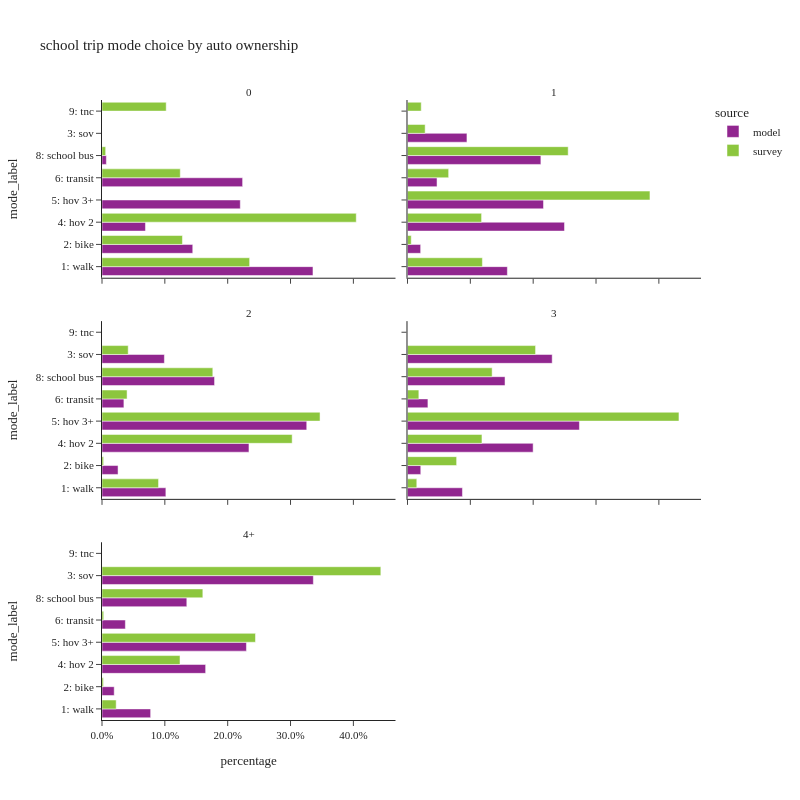

Write notebook code for a chart like this one.
### Code cell
plot_mode_choice(sc_trip.loc[sc_trip['auto_ownership_4+']!="-1"],"auto_ownership_4+",
                 {"auto_ownership_4+":["0","1","2","3","4+"],
                  "tmodetp_label":["1: walk","2: bike","3: sov","4: hov 2","5: hov 3+","6: transit",
                                   "8: school bus","9: otherÃ¢â‚¬â€œsurvey only"]},
                 "auto ownership",2,800)

### Figure 1 — Plotly figure (JSON) as saved in the notebook; plotly's stock layout.template omitted (floating-point values rounded to 4 significant figures)
{"data": [{"alignmentgroup": "True", "customdata": [[7637], [3285], [1573], [5006], [5090], [158]], "hovertemplate": "source=model<br>auto_ownership_4+=0<br>percentage=%{x}<br>mode_label=%{y}<br>sample count=%{customdata[0]}<extra></extra>", "legendgroup": "model", "marker": {"color": "#91268F", "pattern": {"shape": ""}}, "name": "model", "offsetgroup": "model", "orientation": "h", "showlegend": true, "textposition": "auto", "type": "bar", "x": [0.3357, 0.1444, 0.06915, 0.2201, 0.2237, 0.006945], "xaxis": "x5", "y": ["1: walk", "2: bike", "4: hov 2", "5: hov 3+", "6: transit", "8: school bus"], "yaxis": "y5"}, {"alignmentgroup": "True", "customdata": [[19198], [2530], [11430], [30178], [26146], [5679], [25640]], "hovertemplate": "source=model<br>auto_ownership_4+=1<br>percentage=%{x}<br>mode_label=%{y}<br>sample count=%{customdata[0]}<extra></extra>", "legendgroup": "model", "marker": {"color": "#91268F", "pattern": {"shape": ""}}, "name": "model", "offsetgroup": "model", "orientation": "h", "showlegend": false, "textposition": "auto", "type": "bar", "x": [0.1589, 0.02094, 0.09462, 0.2498, 0.2164, 0.04701, 0.2122], "xaxis": "x6", "y": ["1: walk", "2: bike", "3: sov", "4: hov 2", "5: hov 3+", "6: transit", "8: school bus"], "yaxis": "y6"}, {"alignmentgroup": "True", "customdata": [[28957], [7277], [28284], [66631], [92828], [9931], [51031]], "hovertemplate": "source=model<br>auto_ownership_4+=2<br>percentage=%{x}<br>mode_label=%{y}<br>sample count=%{customdata[0]}<extra></extra>", "legendgroup": "model", "marker": {"color": "#91268F", "pattern": {"shape": ""}}, "name": "model", "offsetgroup": "model", "orientation": "h", "showlegend": false, "textposition": "auto", "type": "bar", "x": [0.1016, 0.02554, 0.09926, 0.2338, 0.3258, 0.03485, 0.1791], "xaxis": "x3", "y": ["1: walk", "2: bike", "3: sov", "4: hov 2", "5: hov 3+", "6: transit", "8: school bus"], "yaxis": "y3"}, {"alignmentgroup": "True", "customdata": [[13484], [3259], [35510], [30833], [42193], [5013], [23934]], "hovertemplate": "source=model<br>auto_ownership_4+=3<br>percentage=%{x}<br>mode_label=%{y}<br>sample count=%{customdata[0]}<extra></extra>", "legendgroup": "model", "marker": {"color": "#91268F", "pattern": {"shape": ""}}, "name": "model", "offsetgroup": "model", "orientation": "h", "showlegend": false, "textposition": "auto", "type": "bar", "x": [0.08743, 0.02113, 0.2302, 0.1999, 0.2736, 0.0325, 0.1552], "xaxis": "x4", "y": ["1: walk", "2: bike", "3: sov", "4: hov 2", "5: hov 3+", "6: transit", "8: school bus"], "yaxis": "y4"}, {"alignmentgroup": "True", "customdata": [[6569], [1649], [28547], [13999], [19509], [3157], [11456]], "hovertemplate": "source=model<br>auto_ownership_4+=4+<br>percentage=%{x}<br>mode_label=%{y}<br>sample count=%{customdata[0]}<extra></extra>", "legendgroup": "model", "marker": {"color": "#91268F", "pattern": {"shape": ""}}, "name": "model", "offsetgroup": "model", "orientation": "h", "showlegend": false, "textposition": "auto", "type": "bar", "x": [0.07739, 0.01943, 0.3363, 0.1649, 0.2298, 0.03719, 0.135], "xaxis": "x", "y": ["1: walk", "2: bike", "3: sov", "4: hov 2", "5: hov 3+", "6: transit", "8: school bus"], "yaxis": "y"}, {"alignmentgroup": "True", "customdata": [[15], [1], [2], [7], [2], [2]], "hovertemplate": "source=survey<br>auto_ownership_4+=0<br>percentage=%{x}<br>mode_label=%{y}<br>sample count=%{customdata[0]}<extra></extra>", "legendgroup": "survey", "marker": {"color": "#8CC63E", "pattern": {"shape": ""}}, "name": "survey", "offsetgroup": "survey", "orientation": "h", "showlegend": true, "textposition": "auto", "type": "bar", "x": [0.2349, 0.128, 0.4046, 0.1246, 0.005833, 0.1022], "xaxis": "x5", "y": ["1: walk", "2: bike", "4: hov 2", "6: transit", "8: school bus", "9: tnc"], "yaxis": "y5"}, {"alignmentgroup": "True", "customdata": [[37], [9], [8], [28], [35], [16], [37], [1]], "hovertemplate": "source=survey<br>auto_ownership_4+=1<br>percentage=%{x}<br>mode_label=%{y}<br>sample count=%{customdata[0]}<extra></extra>", "legendgroup": "survey", "marker": {"color": "#8CC63E", "pattern": {"shape": ""}}, "name": "survey", "offsetgroup": "survey", "orientation": "h", "showlegend": false, "textposition": "auto", "type": "bar", "x": [0.1192, 0.005959, 0.02811, 0.1179, 0.3858, 0.06549, 0.2557, 0.02187], "xaxis": "x6", "y": ["1: walk", "2: bike", "3: sov", "4: hov 2", "5: hov 3+", "6: transit", "8: school bus", "9: tnc"], "yaxis": "y6"}, {"alignmentgroup": "True", "customdata": [[42], [8], [13], [99], [94], [12], [71]], "hovertemplate": "source=survey<br>auto_ownership_4+=2<br>percentage=%{x}<br>mode_label=%{y}<br>sample count=%{customdata[0]}<extra></extra>", "legendgroup": "survey", "marker": {"color": "#8CC63E", "pattern": {"shape": ""}}, "name": "survey", "offsetgroup": "survey", "orientation": "h", "showlegend": false, "textposition": "auto", "type": "bar", "x": [0.08996, 0.002538, 0.0417, 0.3026, 0.347, 0.03991, 0.1763], "xaxis": "x3", "y": ["1: walk", "2: bike", "3: sov", "4: hov 2", "5: hov 3+", "6: transit", "8: school bus"], "yaxis": "y3"}, {"alignmentgroup": "True", "customdata": [[4], [3], [18], [19], [28], [1], [17]], "hovertemplate": "source=survey<br>auto_ownership_4+=3<br>percentage=%{x}<br>mode_label=%{y}<br>sample count=%{customdata[0]}<extra></extra>", "legendgroup": "survey", "marker": {"color": "#8CC63E", "pattern": {"shape": ""}}, "name": "survey", "offsetgroup": "survey", "orientation": "h", "showlegend": false, "textposition": "auto", "type": "bar", "x": [0.0148, 0.07819, 0.2038, 0.1185, 0.432, 0.01808, 0.1347], "xaxis": "x4", "y": ["1: walk", "2: bike", "3: sov", "4: hov 2", "5: hov 3+", "6: transit", "8: school bus"], "yaxis": "y4"}, {"alignmentgroup": "True", "customdata": [[1], [1], [12], [4], [4], [2], [6]], "hovertemplate": "source=survey<br>auto_ownership_4+=4+<br>percentage=%{x}<br>mode_label=%{y}<br>sample count=%{customdata[0]}<extra></extra>", "legendgroup": "survey", "marker": {"color": "#8CC63E", "pattern": {"shape": ""}}, "name": "survey", "offsetgroup": "survey", "orientation": "h", "showlegend": false, "textposition": "auto", "type": "bar", "x": [0.02256, 0.002234, 0.4437, 0.1241, 0.2442, 0.002727, 0.1605], "xaxis": "x", "y": ["1: walk", "2: bike", "3: sov", "4: hov 2", "5: hov 3+", "6: transit", "8: school bus"], "yaxis": "y"}], "layout": {"annotations": [{"font": {}, "showarrow": false, "text": "4+", "x": 0.245, "xanchor": "center", "xref": "paper", "y": 0.2867, "yanchor": "bottom", "yref": "paper"}, {"font": {}, "showarrow": false, "text": "2", "x": 0.245, "xanchor": "center", "xref": "paper", "y": 0.6433, "yanchor": "bottom", "yref": "paper"}, {"font": {}, "showarrow": false, "text": "3", "x": 0.755, "xanchor": "center", "xref": "paper", "y": 0.6433, "yanchor": "bottom", "yref": "paper"}, {"font": {}, "showarrow": false, "text": "0", "x": 0.245, "xanchor": "center", "xref": "paper", "y": 1.0, "yanchor": "bottom", "yref": "paper"}, {"font": {}, "showarrow": false, "text": "1", "x": 0.755, "xanchor": "center", "xref": "paper", "y": 1.0, "yanchor": "bottom", "yref": "paper"}], "barmode": "group", "height": 800, "legend": {"title": {"text": "source"}, "tracegroupgap": 0}, "title": {"text": "school trip mode choice by auto ownership"}, "width": 800, "xaxis": {"anchor": "y", "domain": [0.0, 0.49], "tickformat": ".1%", "title": {"text": "percentage"}}, "xaxis2": {"anchor": "y2", "domain": [0.51, 1.0], "matches": "x", "tickformat": ".1%", "title": {"text": "percentage"}}, "xaxis3": {"anchor": "y3", "domain": [0.0, 0.49], "matches": "x", "showticklabels": false, "tickformat": ".1%"}, "xaxis4": {"anchor": "y4", "domain": [0.51, 1.0], "matches": "x", "showticklabels": false, "tickformat": ".1%"}, "xaxis5": {"anchor": "y5", "domain": [0.0, 0.49], "matches": "x", "showticklabels": false, "tickformat": ".1%"}, "xaxis6": {"anchor": "y6", "domain": [0.51, 1.0], "matches": "x", "showticklabels": false, "tickformat": ".1%"}, "yaxis": {"anchor": "x", "domain": [0.0, 0.2867], "title": {"text": "mode_label"}}, "yaxis2": {"anchor": "x2", "domain": [0.0, 0.2867], "matches": "y", "showticklabels": false}, "yaxis3": {"anchor": "x3", "domain": [0.3567, 0.6433], "matches": "y", "title": {"text": "mode_label"}}, "yaxis4": {"anchor": "x4", "domain": [0.3567, 0.6433], "matches": "y", "showticklabels": false}, "yaxis5": {"anchor": "x5", "domain": [0.7133, 1.0], "matches": "y", "title": {"text": "mode_label"}}, "yaxis6": {"anchor": "x6", "domain": [0.7133, 1.0], "matches": "y", "showticklabels": false}}}
